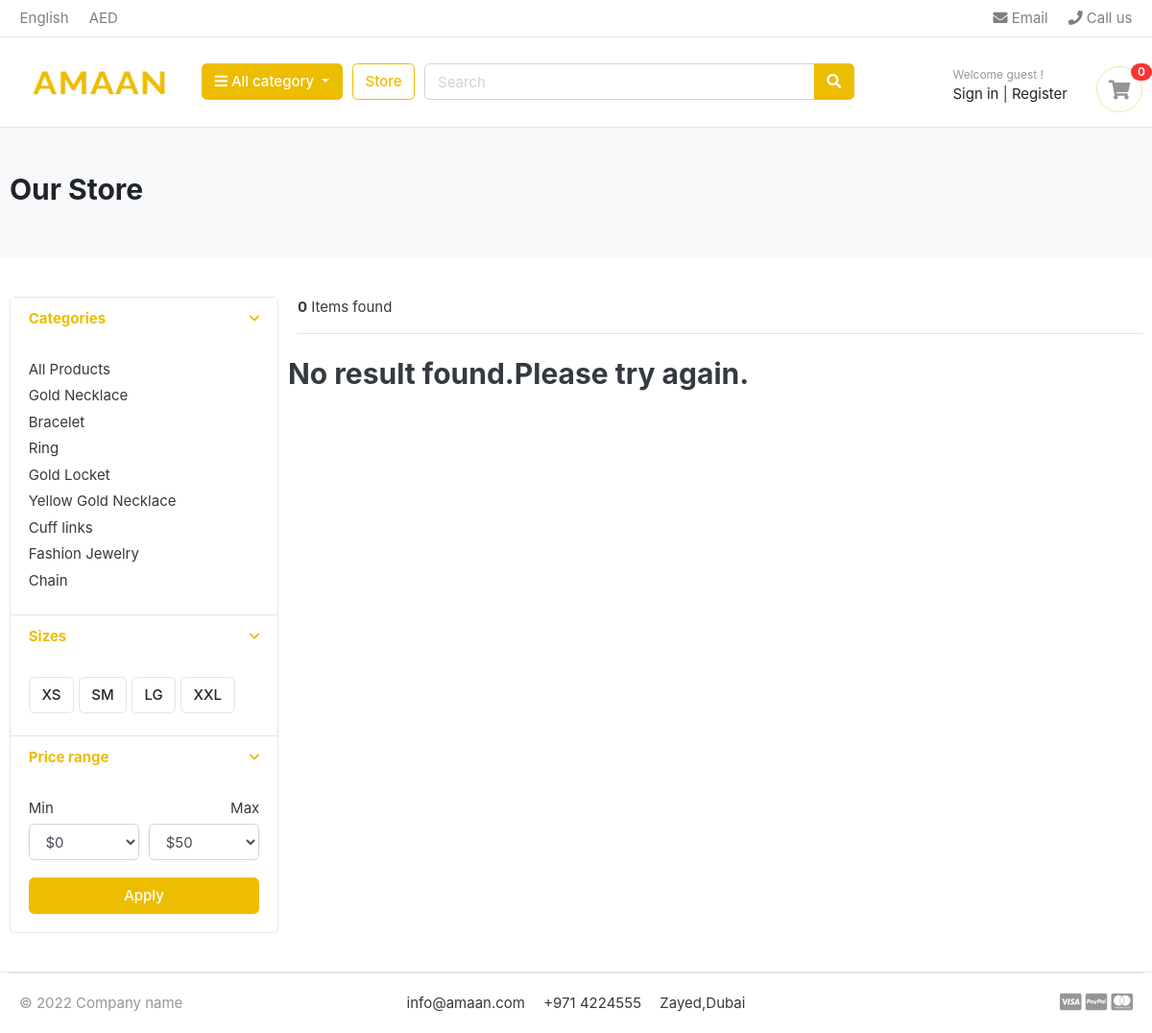
Page /store/category/necklace/ on the earlier database version.
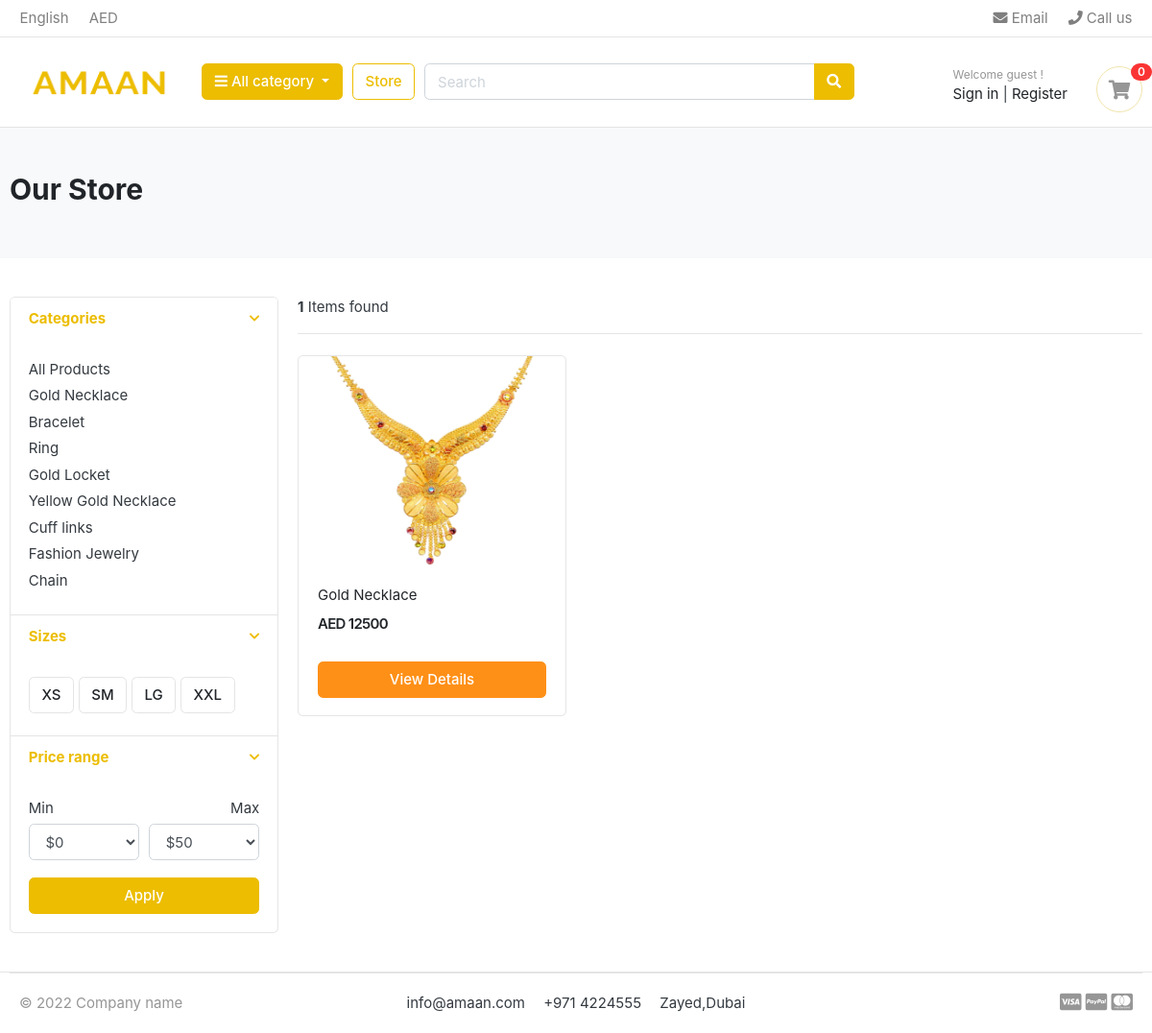
Same page on the later database version.
### category/models.py (models this page shows, shortened)
class Category(models.Model):
    category_name = models.CharField(max_length=50,unique=True)
    slug = models.SlugField(max_length=100,unique=True)
    description = models.TextField(max_length=225,blank=True)
    cat_image = models.ImageField(upload_to='photos/categories',blank=True)
    class Meta:
        verbose_name = 'category'
        verbose_name_plural = 'categories'
    def get_url(self):
        return reverse('products_by_category', args=[self.slug])

### store/models.py (models this page shows, shortened)
class Product(models.Model):
    product_name = models.CharField(max_length=200, unique=True)
    slug = models.SlugField(max_length=200, unique=True)
    description = models.TextField(max_length=200, blank=True)
    price = models.IntegerField()
    image = models.ImageField(upload_to='photos/products')
    stock = models.IntegerField()
    is_available = models.BooleanField(default=True)
    category = models.ForeignKey(Category, on_delete=models.CASCADE)
    created_date = models.DateTimeField(auto_now_add=True)
    modified_date = models.DateTimeField(auto_now=True)
    def get_url(self):
        return reverse('product_detail', args=[self.category.slug, self.slug])

### store/views.py (the view)
# urls.py: path('store/', include('store.urls')),
def store(request, category_slug=None):
    categories = None
    products = None
    if category_slug != None:
        categories = get_object_or_404(Category, slug=category_slug)
        products = Product.objects.filter(category=categories, is_available=True)
        paginator = Paginator(products, 1)
        page = request.GET.get('page')
        paged_products = paginator.get_page(page)
        product_count = products.count()
    else:
        products = Product.objects.all().filter(is_available=True).order_by('id')
        paginator = Paginator(products, 3)
        page = request.GET.get('page')
        paged_products = paginator.get_page(page)
        product_count = products.count()
    context = {
        'products' : paged_products,
        'product_count' : product_count,
    }
    return render(request, 'store/store.html',  context)

### carts/context_processors.py (called while the page is built)
def counter(request):
    cart_count = 0
    if 'admin' in request.path:
        return{}
    else:
        try:
            cart = Cart.objects.filter(cart_id=cart_id(request))
            cart_items = CartItem.objects.all().filter(cart=cart[:1])
            for cart_item in cart_items:
                cart_count += cart_item.quantity
        except Cart.DoesNotExist:
            cart_count = 0
    return dict(cart_count=cart_count)

### carts/views.py (called while the page is built)
def cart_id(request):
    cart = request.session.session_key
    if not cart:
        cart = request.session.create()
    return cart

### category/context_processors.py (called while the page is built)
def menu_links(request):
    links = Category.objects.all()
    return dict(links=links)

### templates/store/store.html (shortened to what the changed rows need)
{% extends 'base.html' %}
{% load static %}
{% block content %}
<section class="section-pagetop bg">
    <div class="container">
      {% if 'search' in request.path %}
        <h2 class="title-page">Search Result</h2>
      {% else %}
        <h2 class="title-page">Our Store</h2>
      {% endif %}
    </div>
    </section>
<section class="section-content padding-y">
    <div class="container">
    <div class="row">
        <aside class="col-md-3">
    <div class="card">
        <article class="filter-group">
            <div class="filter-content collapse show" id="collapse_1" style="">
                <div class="card-body">
                    <ul class="list-menu">
                        {% for category in links %}
                        <li><a href="{{ category.get_url }}">{{ category.category_name }}</a></li>
                        {% endfor %}
                    </ul>
                </div>
            </div>
        </article>
    </div>
        </aside>
        <main class="col-md-9">
    <header class="border-bottom mb-4 pb-3">
            <div class="form-inline">
                <span class="mr-md-auto"><b>{{ product_count }}</b> Items found </span>
            </div>
    </header>
    <div class="row">
        {% if products %}
        {% for product in products %}
        <div class="col-md-4">
            <figure class="card card-product-grid">
                <div class="img-wrap">
                    <a href="{{ product.get_url }}"><img class="img-fluid" src="{{ product.image.url}}"></a>
                </div>
                <figcaption class="info-wrap">
                    <div class="fix-height">
                        <a href="{{ product.get_url }}" class="title">{{product.product_name }}</a>
                        <div class="price-wrap mt-2">
                            <span class="price">AED {{ product.price }}</span>
                        </div>
                    </div>
                    <a href="{{ product.get_url }}" class="btn btn-block btn-warning">View Details</a>
                </figcaption>
            </figure>
        </div>
        {% endfor %}
        {% else %}
        <div>
            <h2>No result found.Please try again.</h2>
        </div>
        {% endif %}
    </div>
        </main>
    </div>
    </div>
    </section>
{% endblock %}

Differences in the rows shown:
added Product: image (picture), product_name "Gold Necklace", price "12500"
Other differences:
{{ product_count }}: "0" → "1"
text no longer shown: "No result found.Please try again."
